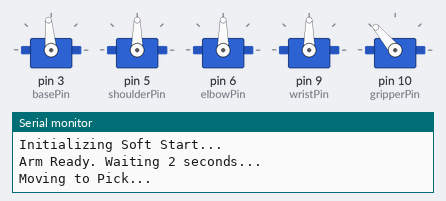
Recording of a sketch running on a simulated Arduino Uno, built with avr-gcc and run on an emulated ATmega328P. Parts: 5 × servo, the last lines printed to the serial monitor.

Above: at 2.28 s.
At 8.4 s:
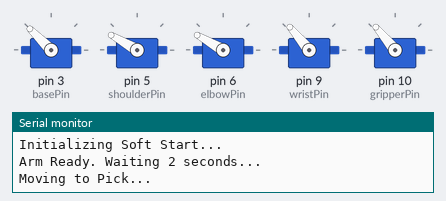
At 10.8 s:
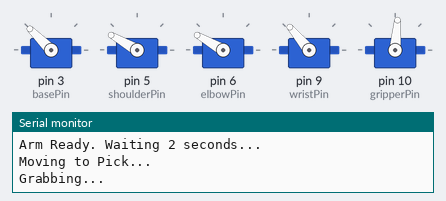
At 15.0 s:
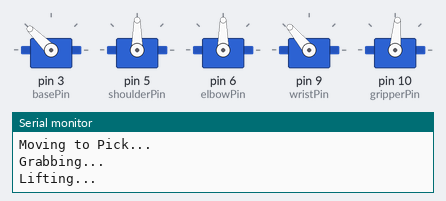
At 21.9 s:
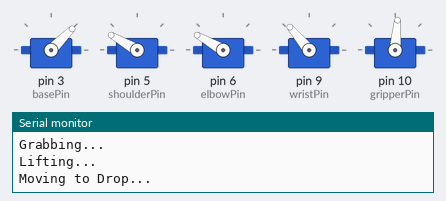
At 28.5 s:
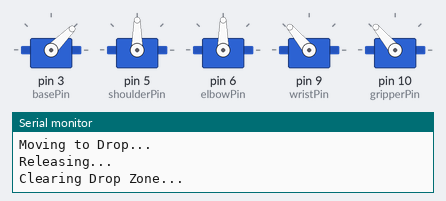
Timing chart, 0 to 40.0 s (numbered marks = the images above):
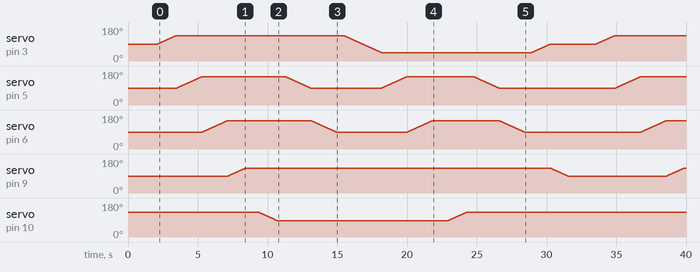

The sketch:

PickAndPlace.ino
```cpp
#include <Servo.h>

// --- 1. CONFIGURATION: OBJECTS ---
Servo base;
Servo shoulder;
Servo elbow;
Servo wrist;
Servo gripper;

// --- 2. CONFIGURATION: PINS ---
const int basePin = 3;
const int shoulderPin = 5;
const int elbowPin = 6;
const int wristPin = 9;
const int gripperPin = 10;

// --- 3. CONFIGURATION: ANGLES ---

// HOME Position
int homeBase = 90;
int homeShoulder = 90;
int homeElbow = 90;
int homeWrist = 90;
int homeGripper = 130;

// PICKUP Position
int pickBase = 135;
int pickShoulder = 150;
int pickElbow = 150;
int pickWrist = 130;

// DROPOFF Position
int dropBase = 45;
int dropShoulder = 150;
int dropElbow = 150;
int dropWrist = 130;

// GRIPPER ANGLES
int gripperClosed = 85;
int gripperOpen = 130;

// SPEED CONTROL
int moveSpeed = 30;

void setup() {
  Serial.begin(9600);
  Serial.println("Initializing Soft Start...");

  // --- SOFT START ---
  base.write(homeBase);
  shoulder.write(homeShoulder);
  elbow.write(homeElbow);
  wrist.write(homeWrist);
  gripper.write(homeGripper);

  delay(100);

  base.attach(basePin);
  shoulder.attach(shoulderPin);
  elbow.attach(elbowPin);
  wrist.attach(wristPin);
  gripper.attach(gripperPin);

  Serial.println("Arm Ready. Waiting 2 seconds...");
  delay(2000);
}

void loop() {
  // 1. Move to Pick
  Serial.println("Moving to Pick...");
  moveServo(base, pickBase);
  moveServo(shoulder, pickShoulder);
  moveServo(elbow, pickElbow);
  moveServo(wrist, pickWrist);
  delay(1000);

  // 2. Grab
  Serial.println("Grabbing...");
  moveServo(gripper, gripperClosed);
  delay(500);

  // 3. Lift to Home (Safety move before rotating)
  Serial.println("Lifting...");
  moveServo(shoulder, homeShoulder);
  moveServo(elbow, homeElbow);
  delay(500);

  // 4. Move to Drop
  Serial.println("Moving to Drop...");
  moveServo(base, dropBase);
  moveServo(shoulder, dropShoulder);
  moveServo(elbow, dropElbow);
  moveServo(wrist, dropWrist);
  delay(1000);

  // 5. Release
  Serial.println("Releasing...");
  moveServo(gripper, gripperOpen);
  delay(500);

  // 6. Lift
  Serial.println("Clearing Drop Zone...");
  moveServo(shoulder, homeShoulder);
  moveServo(elbow, homeElbow);
  delay(500);
  Serial.println("Going Home...");
  moveServo(base, homeBase);
  moveServo(wrist, homeWrist);

  delay(2000);
}

// --- HELPER: SMOOTH MOVEMENT ---
void moveServo(Servo &servo, int targetAngle) {
  int currentAngle = servo.read();

  if (currentAngle < targetAngle) {
    for (int i = currentAngle; i <= targetAngle; i++) {
      servo.write(i);
      delay(moveSpeed);
    }
  } else {
    for (int i = currentAngle; i >= targetAngle; i--) {
      servo.write(i);
      delay(moveSpeed);
    }
  }
}

// --- HELPER: HOME ---
void moveToHome() {
  moveServo(gripper, homeGripper);
  moveServo(shoulder, homeShoulder);
  moveServo(elbow, homeElbow);
  moveServo(wrist, homeWrist);
  moveServo(base, homeBase);
}
```
